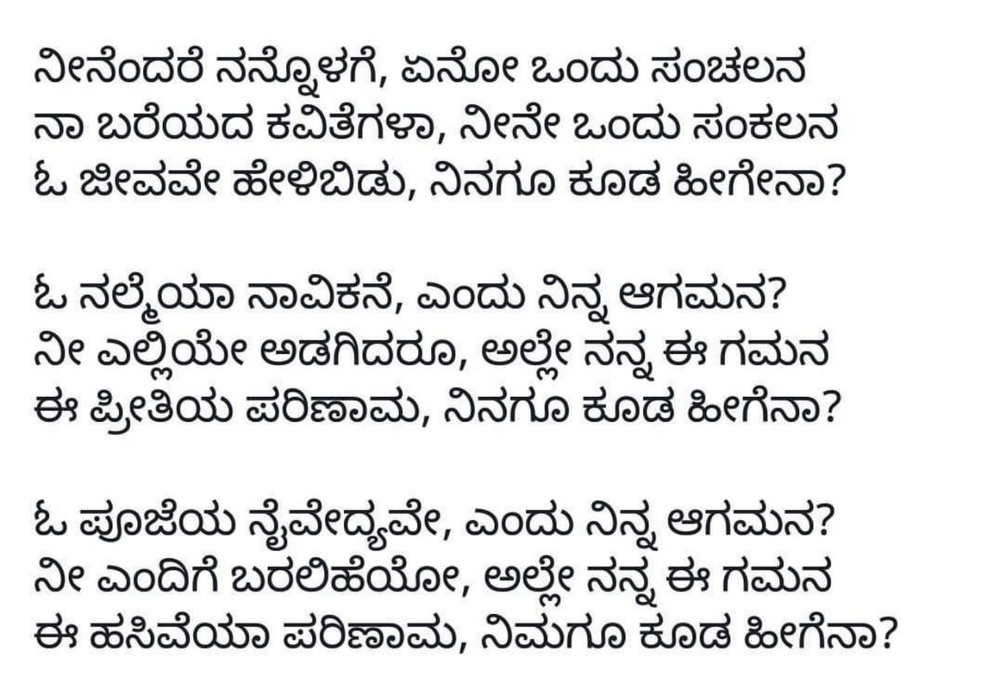
#> input picture sample5.png, 1000 x 688 px, shrunk from 1280 x 881 before the run
$ python word_segment.py
#> lines starting #> are read from the running program, lines starting #| are printed output that depends on the picture; after the words box and inside, x2 and y2 are one past the last pixel; in counts of white or black regions, pixels touching at a corner belong together
### imgProc_util.py
import numpy as np
import cv2 as cv
import sys
pwd = sys.path[0]

# [5 lines left out: function selfCrop, not called in this run]

def getBase(imgCrop):
	retval,imgCrop_BW = cv.threshold(imgCrop,128,255,cv.THRESH_BINARY)
	img_HorzEdge = np.uint8(cv.Sobel(imgCrop_BW,cv.CV_64F,0,1,ksize=3))
	hpp = np.sum(img_HorzEdge,1)/255;
	Hhalf = int(hpp.shape[0]/2)
	base = Hhalf + np.argmax(hpp[Hhalf:])
	return base

# [34 lines left out: function splitChar, not called in this run]

### word_segment.py
## Python code for segmentation of Kannada words from a paragraph
## After excecuting this code, open the WordSegmentResult folder
## and make sure that each image contains one (and only ONE) whole Kannada word,
## or a punctation mark. The words should also not be split between several images.
## If the result is not proper then modify the parameters below according to the instructions given

## This is the filename of the image you want to apply OCR on
filename = 'sample5.png';

## This value should be less than the minimum vertical spacing between two lines of text (in pixels)
## but greater than the maximum vertical spacing between the characters and vattaksharas (subscripts)
## Increase this value if vattaksharas (subscripts) are saved as separate images
## Decrease this value if the words are not in order or words in two different lines appear in a single image
ysize = 5;

## This value should be less than the minimum horizontal spacing between two words
## but greater than the maximum horizontal spacing between two letters in a single words
## Increase this value if a single word gets split between multiple images
## Decrease this value if two or more words appear in a single image
xsize = 13;

## This is the threshold value. For most images it is safe to keep this at 128
## (Lesser than 128 will cause errors)
thresh = 128;

## Do NOT modify any of this
import numpy as np
import cv2 as cv
import sys
pwd = sys.path[0]
import os
import shutil
import imgProc_util

dirname = 'WordSegmentResult';
if(os.path.exists("%s/%s"%(pwd,dirname))):
	shutil.rmtree("%s/%s"%(pwd,dirname))
os.mkdir("%s/%s"%(pwd,dirname));

A = cv.imread("%s/%s"%(pwd,filename),cv.IMREAD_GRAYSCALE);
#> A: shape (688, 1000); min 0, max 255, mean 227.6
B = cv.threshold(A,thresh,255,cv.THRESH_BINARY_INV)[1];
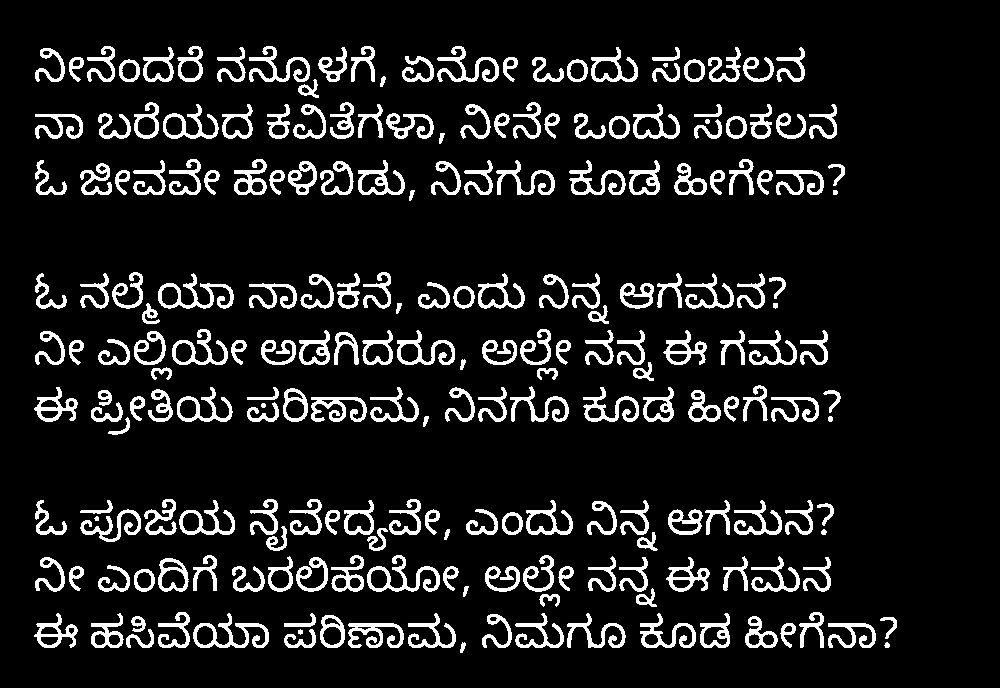
#> B: shape (688, 1000); 10.7% white; 220 white regions (2 under 20 px), largest, box (x1, y1, x2, y2) and area: (193, 613, 269, 648) 854, (367, 555, 440, 592) 846, (158, 273, 234, 309) 838
X = np.ones((ysize,np.shape(B)[1]));
C = cv.morphologyEx(B,cv.MORPH_CLOSE,X)
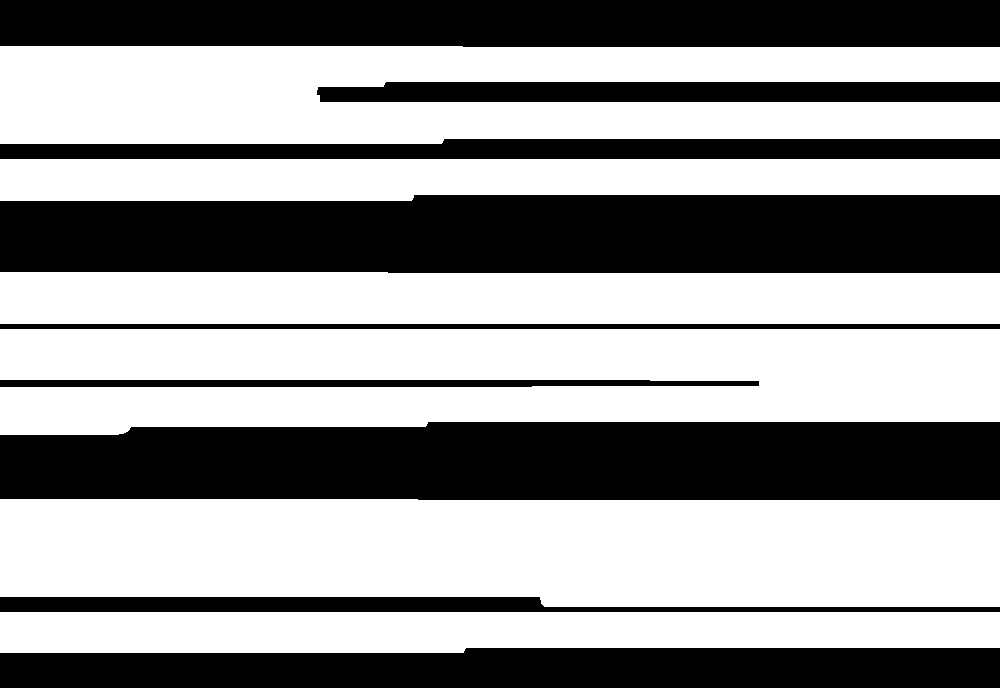
#> C: shape (688, 1000); 58.5% white; 9 black regions, largest, box (x1, y1, x2, y2) and area: (0, 195, 1000, 273) 75132, (0, 422, 1000, 500) 74429, (0, 0, 1000, 47) 46537
N,D = cv.connectedComponents(C)
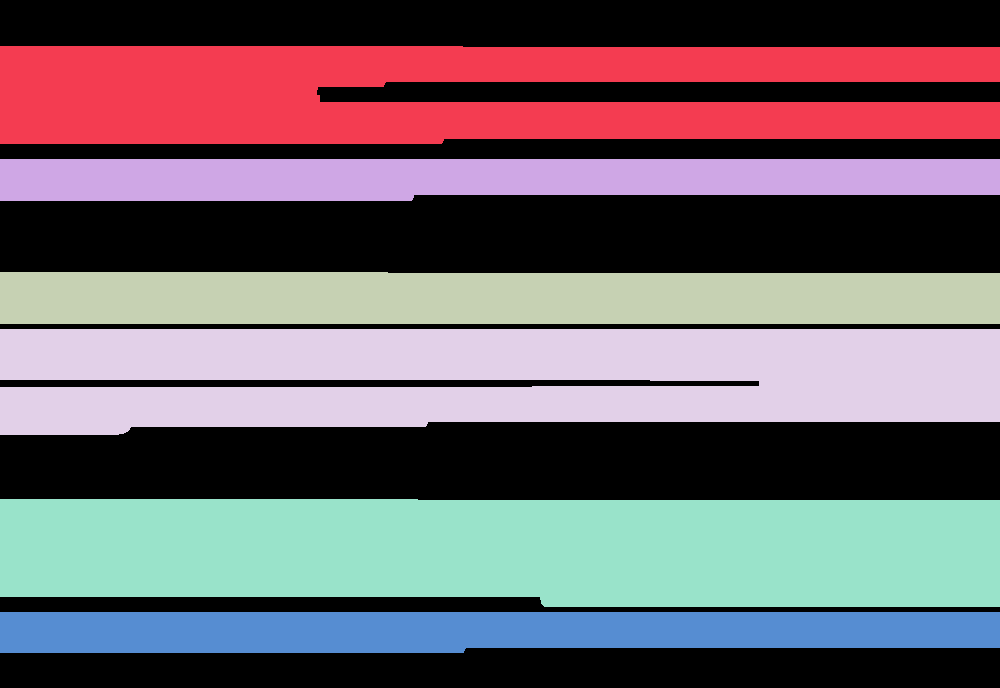
#> D: shape (688, 1000) int32; 7 distinct labels, from 0 to 6; one colour per label, 0 black
#> N = 7
k = 0;
for i in range(1,N):
  (H,W) = np.where(D == i);
  F = B[min(H):max(H)+1,:];
  ARef = A[min(H):max(H)+1,:];
  base = imgProc_util.getBase(ARef)
  X2 = np.ones((ysize,xsize));
  C2 = cv.morphologyEx(F,cv.MORPH_DILATE,X2)
  C2 = cv.rotate(C2,cv.ROTATE_90_CLOCKWISE);
  N2,D2 = cv.connectedComponentsWithAlgorithm(C2,8,cv.CV_16U,ccltype=cv.CCL_WU);
  D2 = cv.rotate(D2,cv.ROTATE_90_COUNTERCLOCKWISE);
  for j in range(1,N2):
    (H2,W2) = np.where(D2 == j);
    F2 = F[:,min(W2):max(W2)+1];
    ARef2 = ARef[:,min(W2):max(W2)+1];
    (H2,W2) = np.where(F2 != 0);
    final = ARef2[:,min(W2):max(W2)+1];
    filepath = "%s/%s/w%03d_%03d.png"%(pwd,dirname,k,base);
    k = k + 1;
    cv.imwrite(filepath,final);
#> this loop made 6 passes
#> (base, N2) on passes 1 to 6: (92, 12), (35, 7), (35, 7), (92, 14), (91, 14), (35, 7)
#> pass 1, in getBase, `img_HorzEdge = np.uint8(cv.Sobel(imgCrop_BW,cv.CV_64F,0,1,ksize=3))`:
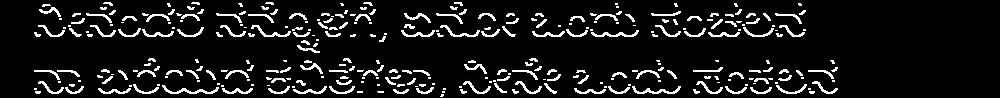
#> img_HorzEdge: shape (98, 1000); min 0, max 255, mean 24.3
#> after the loop:
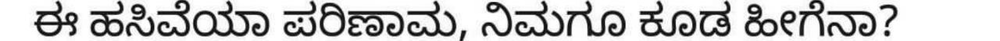
#> ARef: shape (41, 1000); min 0, max 255, mean 199.4
#> after the loop:
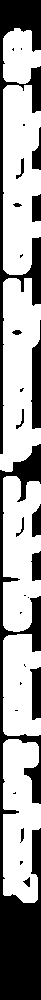
#> C2: shape (1000, 41); 64% white; 28 black regions (13 under 20 px), largest, box (x1, y1, x2, y2) and area: (0, 444, 41, 1000) 8192, (0, 0, 41, 454) 4038, (31, 320, 41, 429) 778
#> after the loop:
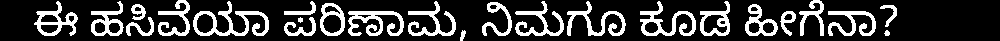
#> F: shape (41, 1000); 22.1% white; 24 white regions, largest, box (x1, y1, x2, y2) and area: (193, 1, 269, 36) 854, (348, 11, 404, 36) 724, (640, 1, 696, 36) 678
#> after the loop, k = 55

print("Segmentation done. Check the WordSegmentResult folder for proper result");

$ run again, with sample2.png copied over sample5.png
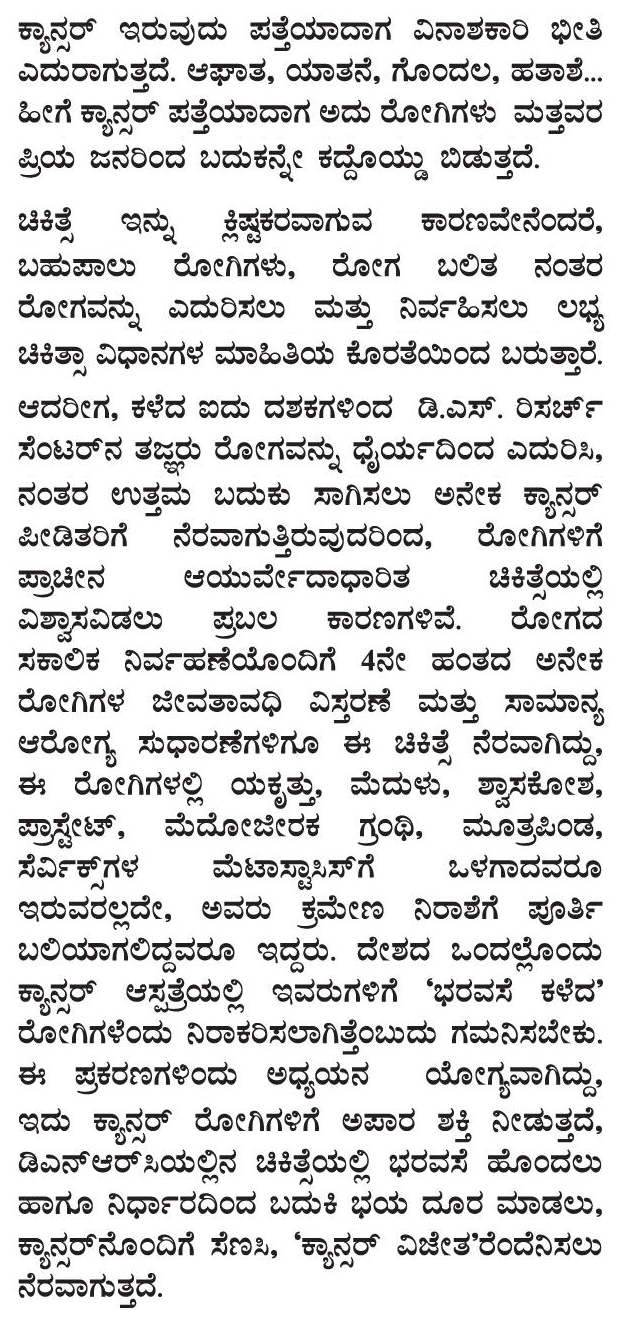
#> input picture sample2.png, 625 x 1325 px
#> B: shape (1325, 625); 14.9% white; 754 white regions (13 under 20 px), largest, box (x1, y1, x2, y2) and area: (286, 59, 334, 81) 434, (63, 938, 110, 960) 434, (210, 100, 257, 122) 424
#> C: shape (1325, 625); 72% white; 30 black regions, largest, box (x1, y1, x2, y2) and area: (0, 1269, 625, 1325) 29154, (0, 180, 625, 207) 16289, (0, 376, 625, 395) 11715
#> `N,D = cv.connectedComponents(C)`:
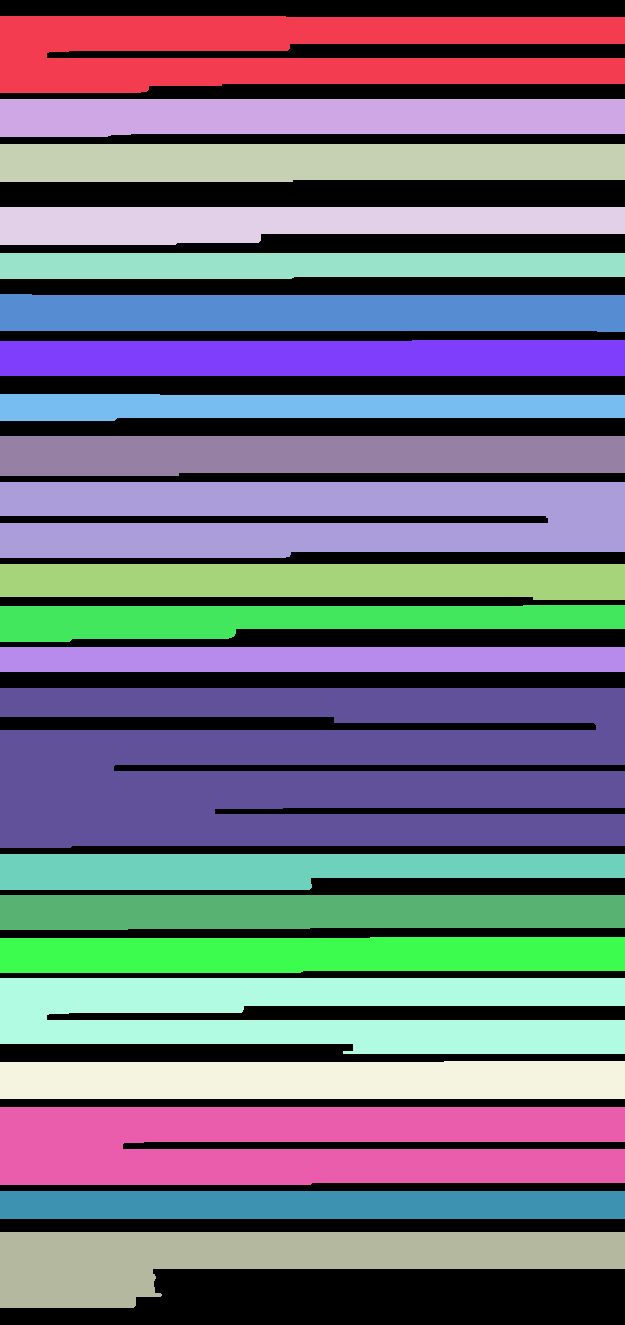
#> D: shape (1325, 625) int32; 23 distinct labels, from 0 to 22; one colour per label, 0 black
#> N = 23
#> the loop `for i in range(1,N):` made 22 passes
#> (base, N2) on passes 1 to 8: (64, 9), (22, 3), (23, 6), (23, 5), (22, 6), (22, 6), (23, 5), (23, 8)
#> after the loop `for i in range(1,N):`:
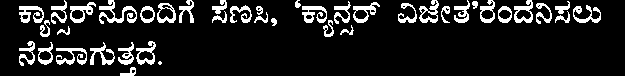
#> F: shape (76, 625); 12.2% white; 41 white regions (1 under 20 px), largest, box (x1, y1, x2, y2) and area: (99, 0, 137, 24) 353, (56, 48, 87, 65) 266, (302, 6, 327, 23) 251
#> after the loop `for i in range(1,N):`: k = 127

$ run again, with sample3.png copied over sample5.png
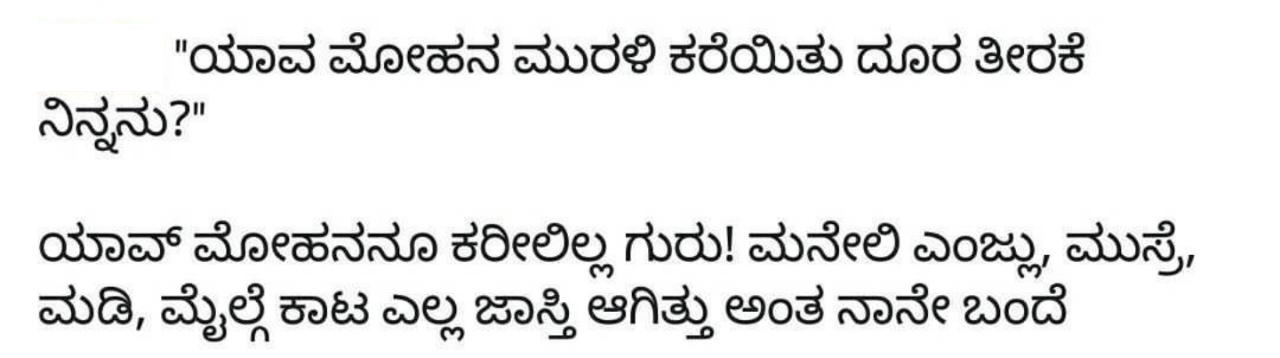
#> input picture sample3.png, 1280 x 358 px
#> B: shape (358, 1280); 8.3% white; 90 white regions, largest, box (x1, y1, x2, y2) and area: (190, 34, 275, 73) 1061, (40, 222, 124, 262) 1044, (195, 221, 268, 262) 988
#> C: shape (358, 1280); 45.4% white; 4 white regions, box (x1, y1, x2, y2) and area: (0, 221, 1280, 278) 72960, (0, 283, 1280, 342) 72872, (0, 32, 1280, 73) 52480, (0, 96, 205, 154) 9502
#> `N,D = cv.connectedComponents(C)`:
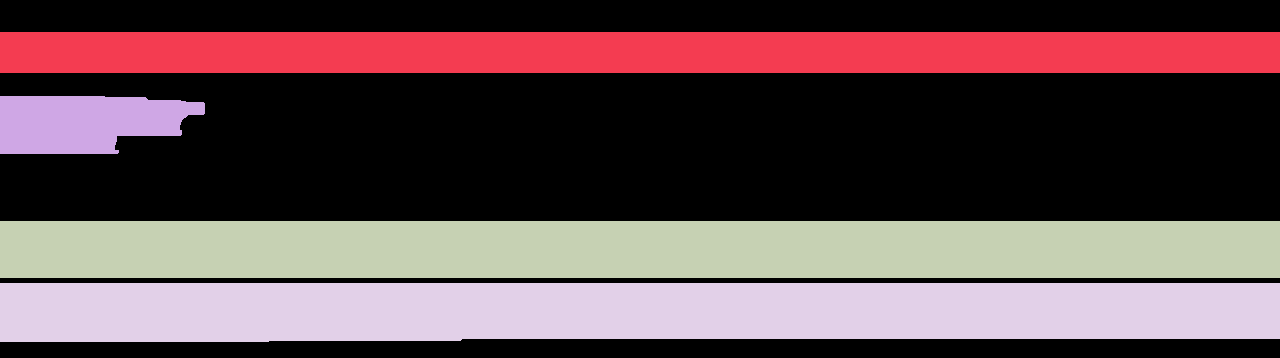
#> D: shape (358, 1280) int32; 5 distinct labels, from 0 to 4; one colour per label, 0 black
#> N = 5
#> the loop `for i in range(1,N):` made 4 passes
#> (base, N2) on passes 1 to 4: (39, 7), (39, 2), (39, 8), (40, 10)
#> after the loop `for i in range(1,N):`:
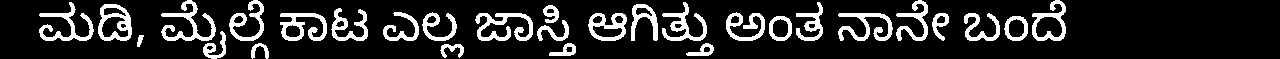
#> F: shape (59, 1280); 16% white; 29 white regions, largest, box (x1, y1, x2, y2) and area: (475, 13, 533, 41) 766, (161, 0, 216, 41) 741, (39, 2, 94, 41) 678
#> after the loop `for i in range(1,N):`: k = 23

$ run again, with sample4.png copied over sample5.png
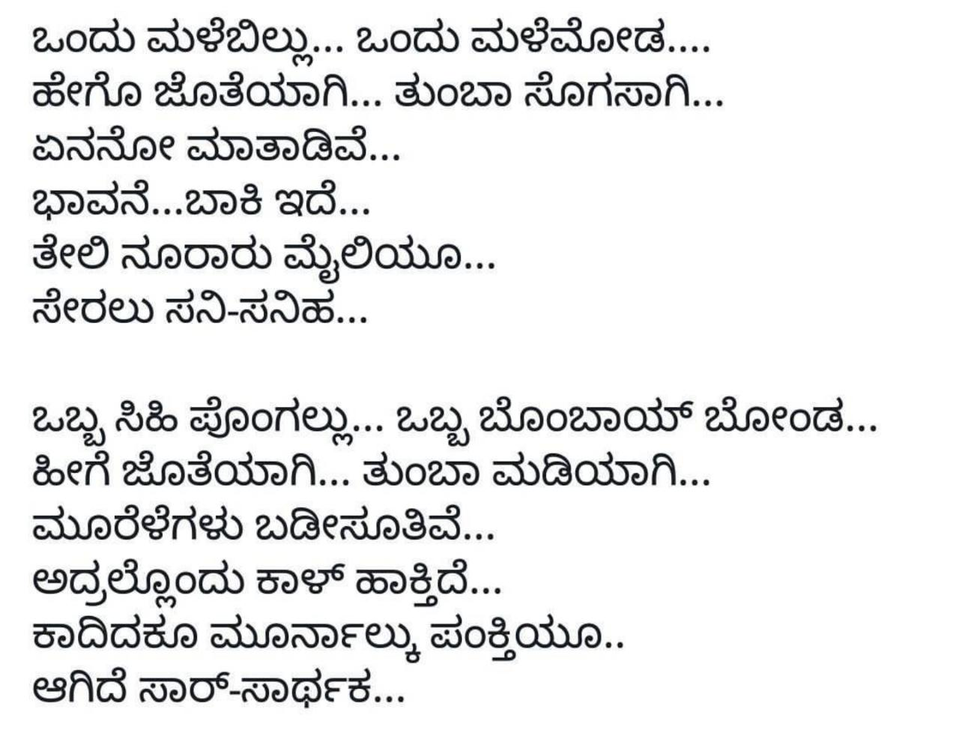
#> input picture sample4.png, 959 x 736 px, shrunk from 1280 x 982 before the run
#> B: shape (736, 959); 8.4% white; 221 white regions (7 under 20 px), largest, box (x1, y1, x2, y2) and area: (375, 235, 461, 269) 858, (516, 614, 601, 648) 850, (33, 506, 111, 540) 807
#> C: shape (736, 959); 43.9% white; 10 white regions, largest, box (x1, y1, x2, y2) and area: (0, 614, 959, 708) 61087, (0, 396, 959, 446) 40594, (0, 17, 959, 66) 37934
#> D: shape (736, 959) int32; 11 distinct labels, from 0 to 10
#> N = 11
#> the loop `for i in range(1,N):` made 10 passes
#> (base, N2) on passes 1 to 8: (34, 5), (33, 5), (33, 3), (33, 3), (87, 6), (34, 6), (32, 5), (33, 3)
#> after the loop `for i in range(1,N):`:
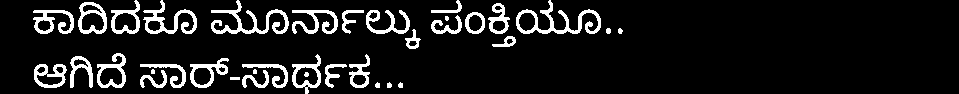
#> F: shape (94, 959); 10.2% white; 36 white regions (3 under 20 px), largest, box (x1, y1, x2, y2) and area: (516, 0, 601, 34) 850, (211, 0, 289, 34) 795, (143, 0, 197, 34) 612
#> after the loop `for i in range(1,N):`: k = 35
